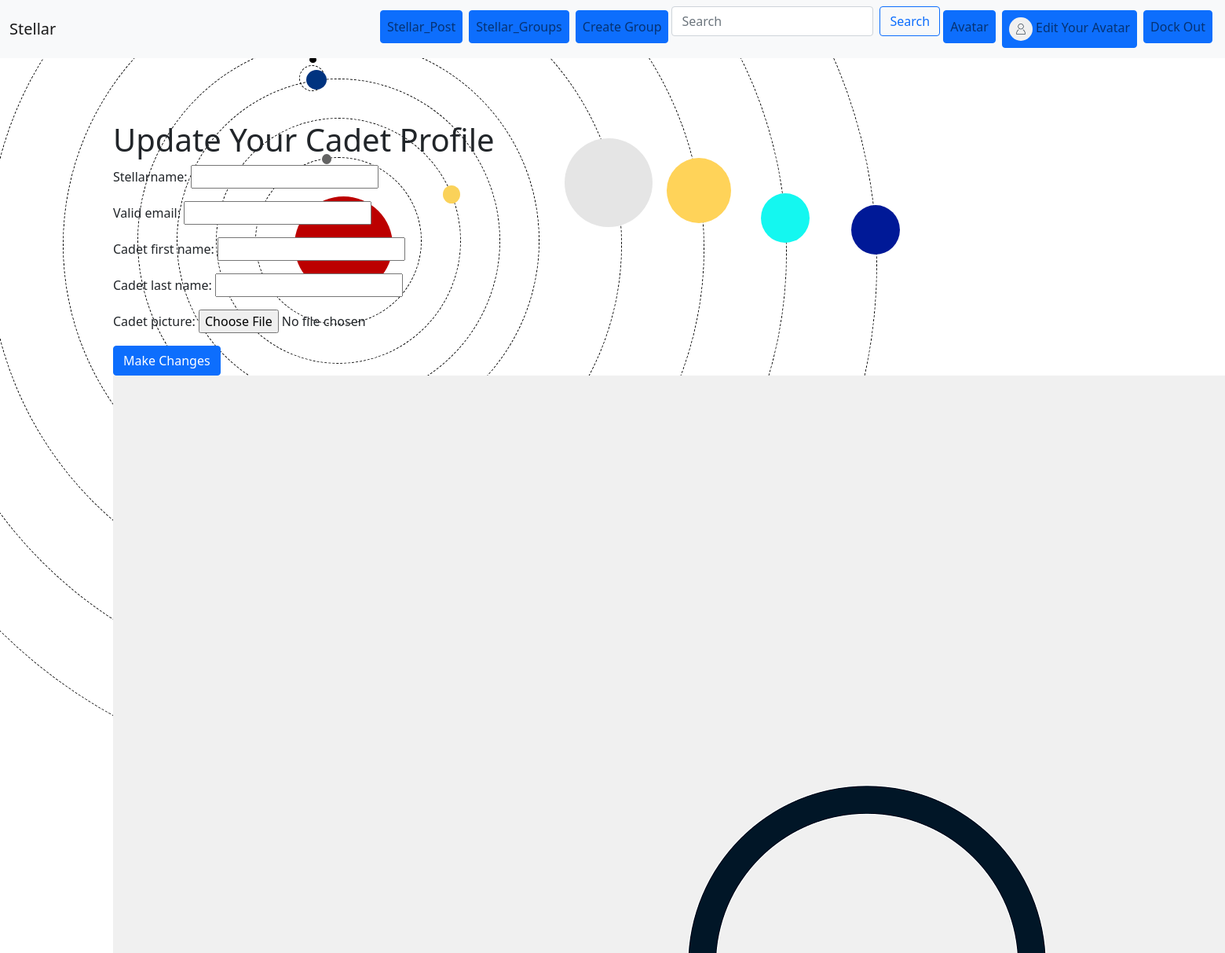
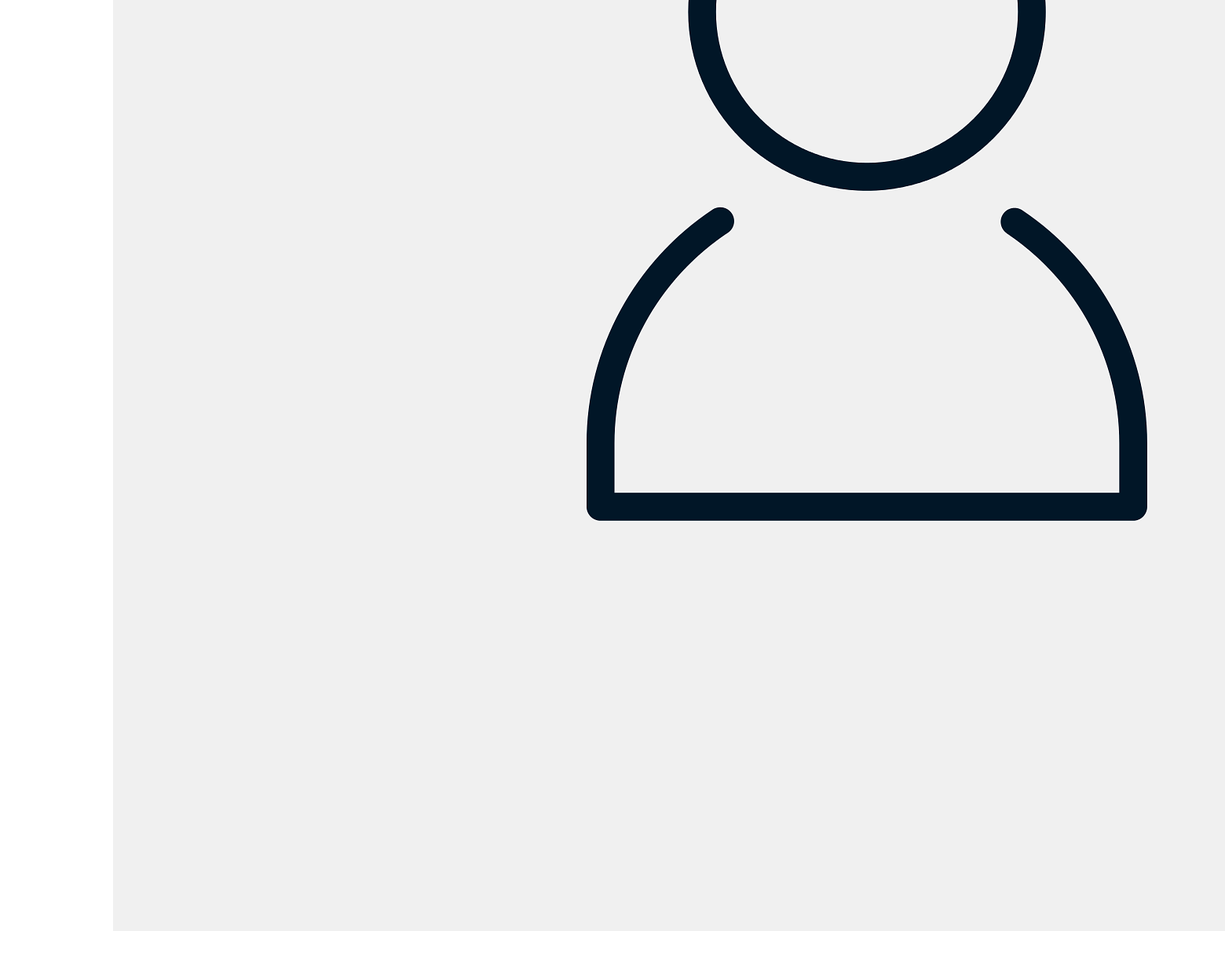
/star_accounts_hub/cadetprofile/ (signed in), run on an earlier commit of the app's database (2 pictures, top to bottom).
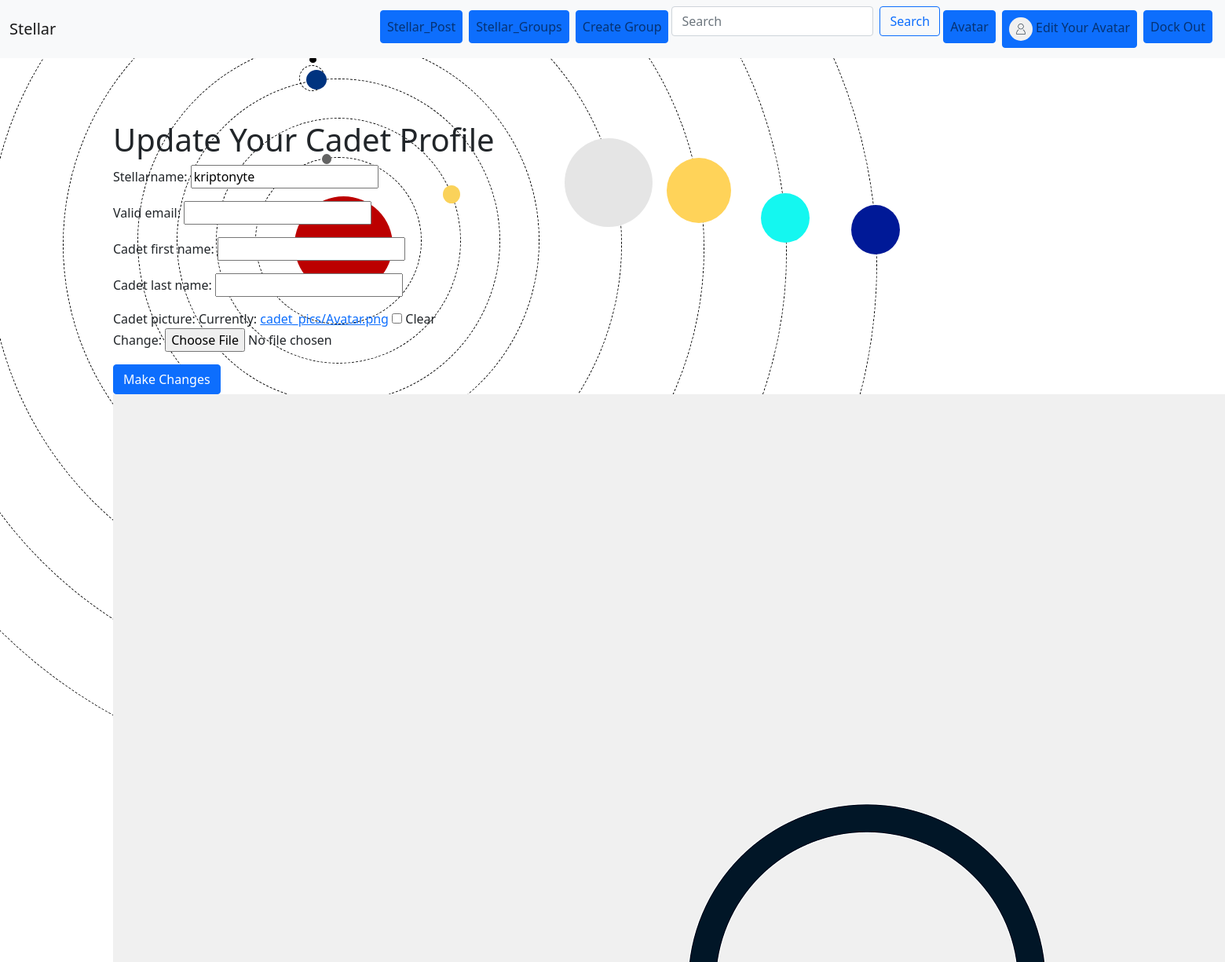
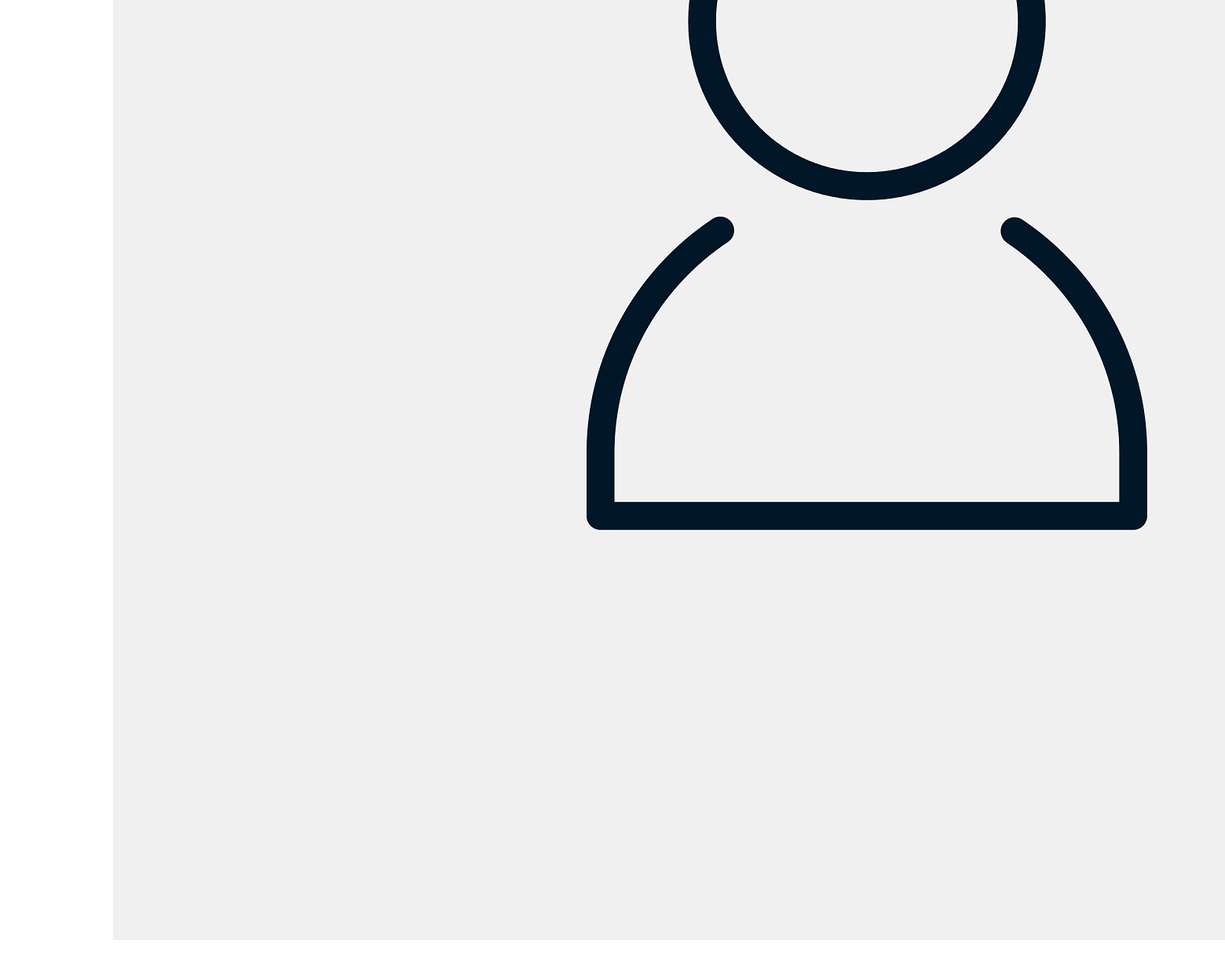
And on a later commit of the database (2 pictures, top to bottom).
### star_accounts_hub/models.py (models this page shows, shortened)
class CadetProfile(models.Model):
    user = models.OneToOneField(User, on_delete=models.CASCADE, related_name='cadet')
    stellarname = models.CharField(max_length=30, unique=True)
    cadet_picture = models.ImageField(upload_to='cadet_pics/', blank=True, null=True)
    cadet_picture_thumbnail = ImageSpecField(
        source='cadet_picture',
        processors=[ResizeToFill(100, 100)],
        format='JPEG',
        options={'quality': 80}
    )

### star_accounts_hub/views.py (the view)
# urls.py: path('cadetprofile/', cadetprofile, name='cadetprofile'),
@login_required
def cadetprofile(request):
    if not hasattr(request.user, 'cadet'):
        if not CadetProfile.objects.filter(user=request.user).exists():
            CadetProfile.objects.create(user=request.user, stellarname=request.user.username)
    if request.method == 'POST':
        cadet_form = CadetUpdateForm(request.POST, request.FILES, instance=request.user.cadet)
        if cadet_form.is_valid():
            cadet_form.save()
            return redirect('star_accounts_hub:cadetdetails')
    else:
        cadet_form = CadetUpdateForm(instance=request.user.cadet)
    return render(request, 'star_accounts_hub/cadetprofile.html', {'cadet_form': cadet_form, 'cadet': request.user.cadet})

### star_accounts_hub/forms.py
class CadetUpdateForm(forms.ModelForm):
    valid_email = forms.EmailField()
    cadet_first_name = forms.CharField()
    cadet_last_name = forms.CharField()
    stellarname = forms.CharField()
    cadet_picture = forms.ImageField(required=False)
    class Meta:
        model = CadetProfile
        fields = ['stellarname', 'valid_email', 'cadet_first_name', 'cadet_last_name', 'cadet_picture']

### star_accounts_hub/templates/star_accounts_hub/cadetprofile.html (shortened to what this page needs)
{% extends "base.html" %}
{% load static %}
{% block content %}
<div class="container">
    <h1>Update Your Cadet Profile</h1>
    <form method="post" enctype="multipart/form-data" class="update-profile-form">
        {{ cadet_form.as_p }}
        <button type="submit" class="btn btn-primary">Make Changes</button>
    </form>
    <div class="profile-picture-container">
        {% if cadet.cadet_picture_thumbnail %}
            <img src="{{ cadet.cadet_picture_thumbnail.url }}" alt="{{ cadet.user.username }}'s Cadet"
                 class="profile-picture">
        {% else %}
            <img src="{% static 'stellar/images/Avatar.png' %}" alt="Default Cadet" class="profile-picture">
        {% endif %}
    </div>
</div>
{% endblock %}

### stellar/templates/base.html (shortened to what this page needs)
<!DOCTYPE html>
<html lang="en">
<head>
    {% load static %}
    <link rel="stylesheet" href="{% static 'stellar/css/master.css' %}">
    <link rel="stylesheet" href="{% static 'stellar/css/styles.css' %}">
    <link href="https://cdn.jsdelivr.net/npm/bootstrap@5.0.2/dist/css/bootstrap.min.css" rel="stylesheet">
</head>
<body>
    <nav class="navbar navbar-expand-lg navbar-light bg-light">
        <div class="container-fluid">
            <a class="navbar-brand" href="{% url 'home' %}">Stellar</a>
            <div class="collapse navbar-collapse" id="navbarNav">
                <ul class="navbar-nav ms-auto">
                    {% if user.is_authenticated %}
                        <li class="nav-item">
                            <a class="nav-link btn btn-primary mx-1" href="{% url 'stellar_posts:create' %}">Stellar_Post</a>
                        </li>
                        <li class="nav-item">
                            <a class="nav-link btn btn-primary mx-1" href="{% url 'stellar_groups:all' %}">Stellar_Groups</a>
                        </li>
                        <li class="nav-item">
                            <a class="nav-link btn btn-primary mx-1" href="{% url 'stellar_groups:create' %}">Create Group</a>
                        </li>
                        <li class="nav-item">
                            <form class="d-flex" method="GET" action="{% url 'stellarsearch' %}">
                                <input class="form-control me-2" type="search" placeholder="Search" aria-label="Search" name="query">
                                <button class="btn btn-outline-primary" type="submit">Search</button>
                            </form>
                        </li>
                        <li class="nav-item">
                            <a class="nav-link btn btn-primary mx-1" href="{% url 'star_accounts_hub:cadetdetails' %}">Avatar</a>
                        </li>
                        <li class="nav-item">
                            <a class="nav-link btn btn-primary mx-1" href="{% url 'star_accounts_hub:cadetprofile' %}">
                                {% if user.avatar_picture %}
                                    <img src="{{ user.avatar_picture.url }}" alt="Profile Picture" class="profile-picture-small">
                                {% else %}
                                    <img src="{% static 'stellar/images/Avatar.png' %}" alt="Default Profile Picture" class="profile-picture-small">
                                {% endif %}
                                Edit Your Avatar
                            </a>
                        </li>
                        <li class="nav-item">
                            <a class="nav-link btn btn-primary mx-1" href="{% url 'star_accounts_hub:dockout' %}">Dock Out</a>
                        </li>
                    {% endif %}
                </ul>
            </div>
        </div>
    </nav>
    <div class="container mycontent">
        {% block content %}
        {% endblock %}
    </div>
    <div class="solar-system-container" id="solar-system">
        <div id="solarsystem">
            <div class="planet" id="earth">
                <div id="moon"></div>
            </div>
            <div class="planet" id="jupiter"></div>
            <div class="planet" id="saturn"></div>
            <div class="planet" id="uranus"></div>
            <div class="planet" id="neptune"></div>
        </div>
    </div>
</body>
</html>

### static/stellar/css/master.css (style rules this page uses)
body { background: url(https://subtlepatterns.com/patterns/graphy.png); }
#mercury, #venus, #earth, #moon, #mars, #jupiter, #saturn, #uranus, #neptune { border: 1.5px dashed #000000; border-radius: 50%; }
#earth { width: 412px; height: 413px; position: absolute; left: 100px; top: 100px; -webkit-animation: orbit 30s linear infinite; animation: orbit 30s linear infinite; opacity: 1; }
#moon { width: 33px; height: 33px; border-radius: 50%; position: absolute; left: 155px; top: -18px; -webkit-animation: orbit 2.4s linear infinite; animation: orbit 2.4s linear infinite; opacity: 1; }
#jupiter { width: 712px; height: 713px; position: absolute; left: -45px; top: -45px; -webkit-animation: orbit 355.8s linear infinite; animation: orbit 355.8s linear infinite; opacity: 1; }
#saturn { width: 912px; height: 913px; position: absolute; left: -140px; top: -140px; -webkit-animation: orbit 883.8s linear infinite; animation: orbit 883.8s linear infinite; opacity: 1; }
#uranus { width: 1112px; height: 1113px; position: absolute; left: -235px; top: -235px; -webkit-animation: orbit 2520.3s linear infinite; animation: orbit 2520.3s linear infinite; opacity: 1; }
#neptune { width: 1312px; height: 1313px; position: absolute; left: -320px; top: -320px; -webkit-animation: orbit 4944s linear infinite; animation: orbit 4944s linear infinite; opacity: 1; }
.planet { border: 1px dashed #000; border-radius: 50%; }
#earth:after { content: " "; width: 26px; height: 25px; position: absolute; top: -12px; }
#moon:after { content: " "; width: 8.5px; height: 8px; position: absolute; top: -12px; }
#jupiter:after { content: " "; width: 112px; height: 113px; position: absolute; top: 220px; right: -40px; }
#saturn:after { content: " "; width: 82px; height: 83px; position: absolute; top: 340px; right: -35px; }
#uranus:after { content: " "; width: 62px; height: 63px; position: absolute; top: 480px; right: -30px; }
#neptune:after { content: " "; width: 62px; height: 63px; position: absolute; top: 580px; right: -30px; }
#earth:after { background: rgb(0, 51, 127); }
#moon:after { background: rgb(0, 0, 0); }
#jupiter:after { background: rgb(229, 229, 229); }
#saturn:after { background: rgb(255, 211, 89); }
#uranus:after { background: rgb(20, 247, 240); }
#neptune:after { background: #001997; }
#mercury:after, #venus:after, #earth:after, #moon:after, #mars:after, #jupiter:after, #saturn:after, #uranus:after, #neptune:after { border-radius: 50%; margin-left: 40%; }

### static/stellar/css/styles.css (style rules this page uses)
.container { padding: 20px; margin: 20px auto; }
.nav-link { margin: 5px; font-size: 14px; }
.btn-primary { background-color: blue; color: white; border: none; }
.profile-picture-small { width: 30px; height: 30px; border-radius: 50%; }

### stellar/templates/base.html (style rules this page uses)
.solar-system-container { position: absolute; width: 100%; height: 100%; top: 0; left: 0; z-index: -1; overflow: hidden; }
#solarsystem { position: absolute; top: 0; left: 8%; transform: translateX(-50%); }
.profile-picture-small { width: 30px; height: 30px; border-radius: 50%; }

What changed in the data, as far as the page shows it:
changed CadetProfile: stellarname (not shown) → "kriptonyte"; cadet_picture_thumbnail: picture added
Also different on the page:
form field as_p: (not shown) → "☐"
text no longer shown: "Stellarname: Valid email: Cadet first name: Cadet last name: Cadet picture:"
text now shown: "Stellarname: Valid email: Cadet first name: Cadet last name: Cadet picture: Currently: cadet_pics/Avatar.png Clear Change:"
